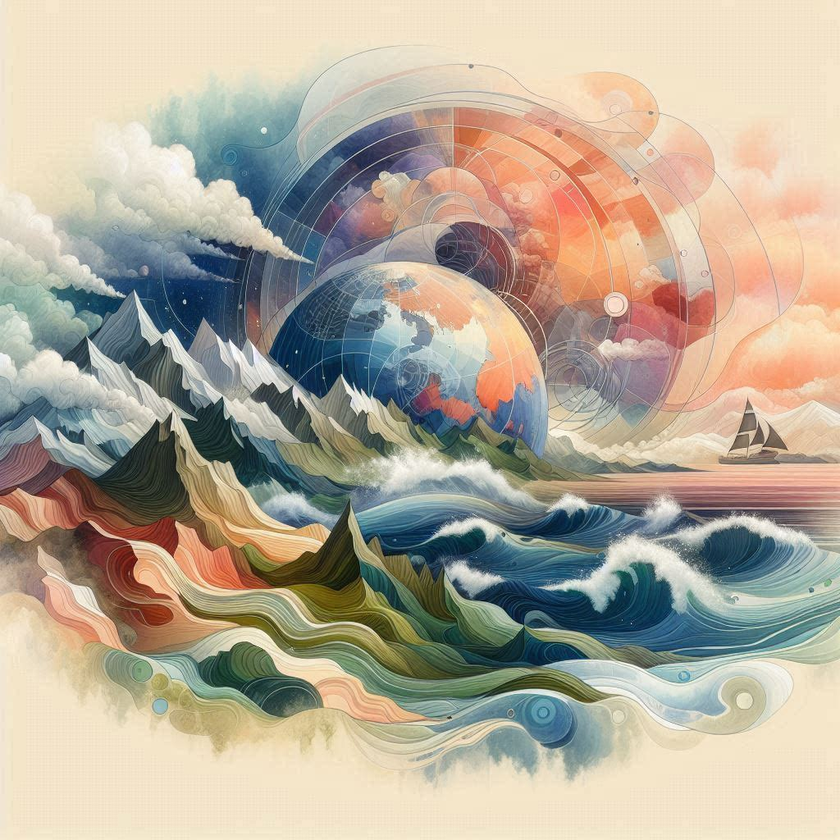
#> input picture Unsupervised Learning/Image Compression/image.png, 840 x 840 px, shrunk from 1024 x 1024 before the run
$ jupyter execute image_compression.ipynb
#> lines starting #> are read from the running program, lines starting #| are printed output that depends on the picture
## Image Compression with SVD
___

[cell 1]
import numpy as np
import matplotlib.pyplot as plt
from skimage import io, color

[cell 2]
# Step 1: Load the Image
image_path = 'image.png'  # Replace with your image path
image = io.imread(image_path)
#> image is the input picture: shape (840, 840, 4); mean R, G, B, A 179.2, 169.5, 152.7, 255

# Check if the image has an alpha channel and remove it
if image.shape[2] == 4:
    image = image[..., :3]  # Remove the alpha channel
#> image: shape (840, 840, 3)

# Convert to grayscale if the image is in color
if image.ndim == 3:
    image = color.rgb2gray(image)
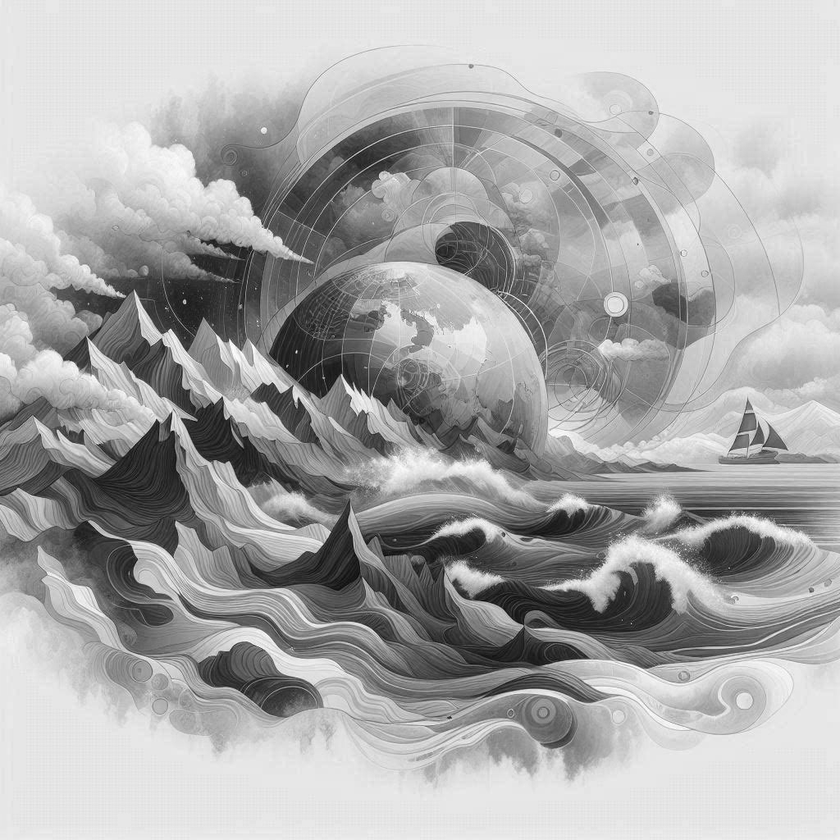
#> image: shape (840, 840) float64; min 0.0384, max 1, mean 0.668

# Display the image
plt.imshow(image, cmap='gray')
plt.title('Grayscale Image')
plt.show()

[cell 3]
# Step 2: Perform SVD
U, S, Vt = np.linalg.svd(image, full_matrices=False)
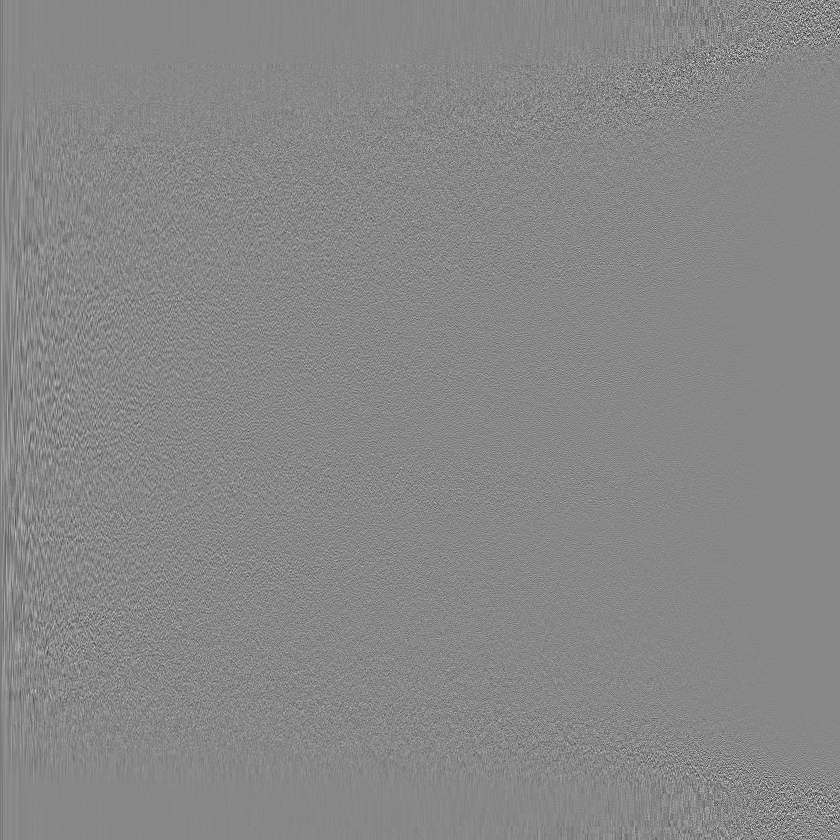
#> U: shape (840, 840) float64; min -0.41, max 0.362, mean -4.24e-05; drawn with min black and max white
#> S = 840 values, max 577.5 at index 0, min 6.76e-05 at index 839, mean 2.42

# Step 3: Truncate SVD
# Choose the number of singular values to keep (k)
k = 50  # You can adjust this value to see the effect on compression

# Keep only the top-k singular values and corresponding vectors
U_k = U[:, :k]
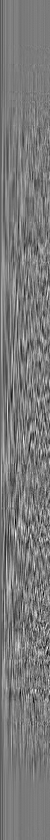
#> U_k: shape (840, 50) float64; min -0.171, max 0.183, mean -0.000726; drawn with min black and max white
S_k = np.diag(S[:k])
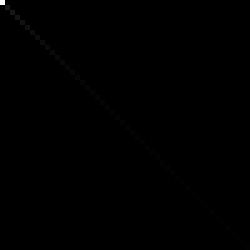
#> S_k: shape (50, 50) float64 (shown 5 times larger); min 0, max 577.5, mean 0.5; drawn with min black and max white
Vt_k = Vt[:k, :]
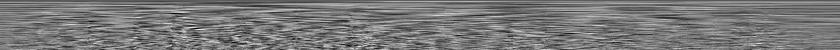
#> Vt_k: shape (50, 840) float64; min -0.145, max 0.16, mean -0.0007; drawn with min black and max white

# Step 4: Reconstruct the Image
compressed_image = U_k @ S_k @ Vt_k

# Step 5: Display the Results
plt.figure(figsize=(12, 6))

plt.subplot(1, 2, 1)
plt.title('Original Image')
plt.imshow(image, cmap='gray')

plt.subplot(1, 2, 2)
plt.title('Compressed Image')
plt.imshow(compressed_image, cmap='gray')

plt.show()
